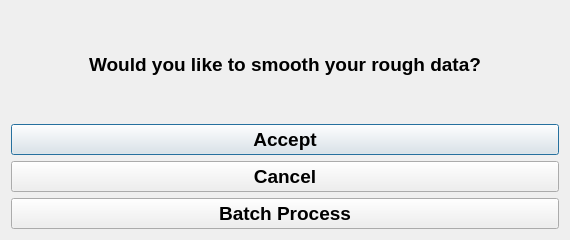
<?xml version="1.0" encoding="UTF-8"?>
<ui version="4.0">
 <class>DialogSmoothXY</class>
 <widget class="QDialog" name="DialogSmoothXY">
  <property name="geometry">
   <rect>
    <x>0</x>
    <y>0</y>
    <width>570</width>
    <height>240</height>
   </rect>
  </property>
  <property name="minimumSize">
   <size>
    <width>0</width>
    <height>0</height>
   </size>
  </property>
  <property name="maximumSize">
   <size>
    <width>16777215</width>
    <height>16777215</height>
   </size>
  </property>
  <property name="windowTitle">
   <string>Dialog</string>
  </property>
  <layout class="QVBoxLayout" name="verticalLayout">
   <item>
    <widget class="QLabel" name="lMsg">
     <property name="font">
      <font>
       <pointsize>14</pointsize>
       <weight>75</weight>
       <bold>true</bold>
      </font>
     </property>
     <property name="layoutDirection">
      <enum>Qt::LeftToRight</enum>
     </property>
     <property name="autoFillBackground">
      <bool>false</bool>
     </property>
     <property name="text">
      <string>Would you like to smooth your rough data?</string>
     </property>
     <property name="textFormat">
      <enum>Qt::AutoText</enum>
     </property>
     <property name="alignment">
      <set>Qt::AlignCenter</set>
     </property>
    </widget>
   </item>
   <item>
    <widget class="QPushButton" name="b_accept">
     <property name="minimumSize">
      <size>
       <width>0</width>
       <height>31</height>
      </size>
     </property>
     <property name="maximumSize">
      <size>
       <width>16777215</width>
       <height>31</height>
      </size>
     </property>
     <property name="font">
      <font>
       <pointsize>14</pointsize>
       <weight>75</weight>
       <bold>true</bold>
      </font>
     </property>
     <property name="text">
      <string>Accept</string>
     </property>
    </widget>
   </item>
   <item>
    <widget class="QPushButton" name="b_cancel">
     <property name="font">
      <font>
       <pointsize>14</pointsize>
       <weight>75</weight>
       <bold>true</bold>
      </font>
     </property>
     <property name="text">
      <string>Cancel</string>
     </property>
    </widget>
   </item>
   <item>
    <widget class="QPushButton" name="b_Batch">
     <property name="minimumSize">
      <size>
       <width>0</width>
       <height>31</height>
      </size>
     </property>
     <property name="maximumSize">
      <size>
       <width>16777215</width>
       <height>31</height>
      </size>
     </property>
     <property name="font">
      <font>
       <pointsize>14</pointsize>
       <weight>75</weight>
       <bold>true</bold>
      </font>
     </property>
     <property name="text">
      <string>Batch Process</string>
     </property>
    </widget>
   </item>
  </layout>
 </widget>
 <resources/>
 <connections/>
</ui>
